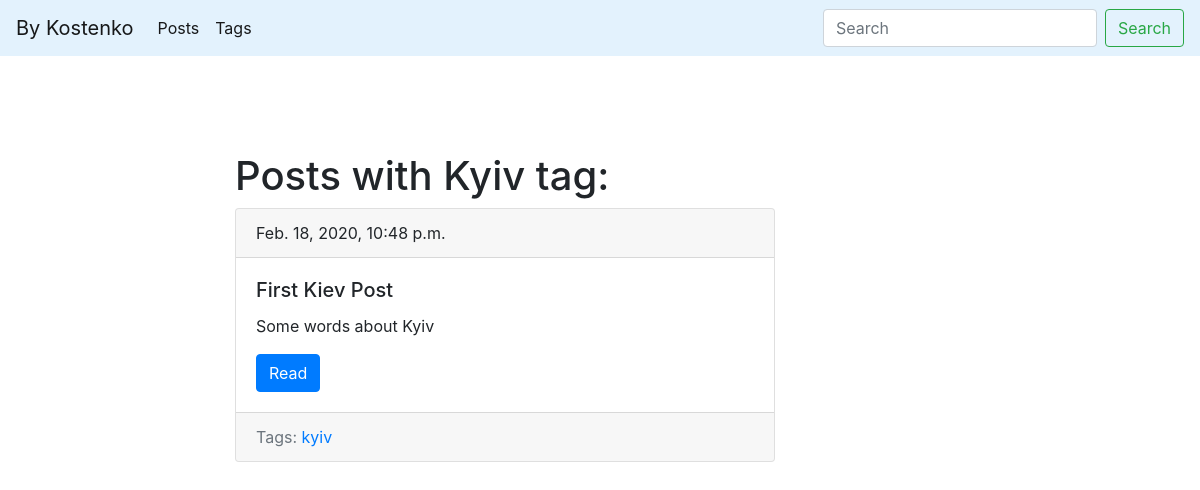
The app's page /blog/tag/kyiv/ with its own data.
### blog/models.py (models this page shows, shortened)
class Tag(models.Model):
    title = models.CharField(max_length = 50)
    slug = models.SlugField(max_length = 50, unique = True)
    def get_absolute_url(self):
        return reverse('tag_detail_url', kwargs={'slug':self.slug})

class Post(models.Model):
    title = models.CharField(max_length = 150, db_index = True)
    slug = models.SlugField(max_length = 150, blank=True, unique = True, allow_unicode=True)
    body = models.TextField(blank = True, db_index = True)
    date_pub = models.DateTimeField(auto_now_add = True)
    tags = models.ManyToManyField('Tag', blank=True, related_name='posts')
    def get_absolute_url(self):
        return reverse('post_detail_url', kwargs={'slug': self.slug})
    def get_update_url(self):
        return reverse('post_update_url', kwargs={'slug': self.slug})

### blog/views.py (the view)
# urls.py: path('tag/<str:slug>/', TagDetail.as_view(), name='tag_detail_url'),
class TagDetail(ObjectDetailMixin, View):
    model = Tag
    template = 'blog/tag_detail.html'

### blog/utils.py (called while the page is built)
    def get(self, request, slug):
        obj = get_object_or_404(self.model, slug__iexact=slug)
        return render(request, self.template, context={self.model.__name__.lower(): obj, 'admin_object': obj})

### blog/templates/blog/tag_detail.html (shortened to what this page needs)
{% extends 'blog/base_blog.html' %}
{% block content %}
  <h1 class="mt-5">Posts with {{ tag.title|title }} tag:</h1>
  {% for post in tag.posts.all %}
    {% include 'blog/include/post_card_template.html' %}
  {% endfor %}
{% endblock %}

### blog/templates/blog/base_blog.html (shortened to what this page needs)
{% extends 'base.html' %}

### templates/base.html (shortened to what this page needs)
{% load static %}
<!DOCTYPE html>
<html lang="en">
<head>
  <link rel="stylesheet" href="https://stackpath.bootstrapcdn.com/bootstrap/4.4.1/css/bootstrap.min.css"
>
  <link rel="stylesheet" href="{% static 'css/styles.css' %}">
</head>
<body>
  <nav class="navbar navbar-expand-lg navbar-light" style="background-color: #e3f2fd;">
    <a class="navbar-brand" href="#">By Kostenko</a>
    <div class="collapse navbar-collapse" id="navbarSupportedContent">
      <ul class="navbar-nav mr-auto">
        <li class="nav-item active">
          <a class="nav-link" href="{% url 'post_list_url' %}">Posts</a>
        </li>
        <li class="nav-item active">
          <a class="nav-link" href="{% url 'tags_list_url' %}">Tags</a>
        </li>
      </ul>
      <form class="form-inline my-2 my-lg-0">
        <input class="form-control mr-sm-2" type="search" placeholder="Search" aria-label="Search">
        <button class="btn btn-outline-success my-2 my-sm-0" type="submit">Search</button>
      </form>
    </div>
  </nav>
  <div class="container mt-5">
    <div class="row">
      <div class="col-6 offset-md-2">
        {% block content %}{% endblock %}
      </div>
    </div>
  </div>
</body>
</html>

### blog/templates/blog/include/post_card_template.html
<div class="card mb-5">
  <div class="card-header">
    {{post.date_pub}}
  </div>
  <div class="card-body">
    <h5 class="card-title">{{ post.title }}</h5>
    <p class="card-text">{{ post.body|truncatewords:15 }}</p>
    <a href="{{ post.get_absolute_url }}" class="btn btn-primary">Read</a>
  </div>
  <div class="card-footer text-muted">
    Tags:
    {% for tag in post.tags.all %}
      <a href="{{ tag.get_absolute_url }}">{{tag.title}}</a>
    {% endfor %}
  </div>
</div>

### records on screen
Tag: title "Kyiv", title "kyiv"
Post: date_pub "Feb. 18, 2020, 10:48 p.m.", title "First Kiev Post", body "Some words about Kyiv"
